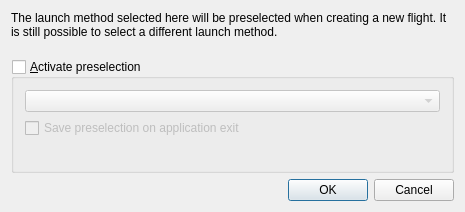
<?xml version="1.0" encoding="UTF-8"?>
<ui version="4.0">
 <class>LaunchMethodSelectionWindowClass</class>
 <widget class="QDialog" name="LaunchMethodSelectionWindowClass">
  <property name="geometry">
   <rect>
    <x>0</x>
    <y>0</y>
    <width>465</width>
    <height>212</height>
   </rect>
  </property>
  <property name="windowTitle">
   <string>Launch method preselection</string>
  </property>
  <layout class="QVBoxLayout" name="verticalLayout_2">
   <item>
    <widget class="QLabel" name="descriptionLabel">
     <property name="text">
      <string>The launch method selected here will be preselected when creating a new flight. It is still possible to select a different launch method.
</string>
     </property>
     <property name="wordWrap">
      <bool>true</bool>
     </property>
    </widget>
   </item>
   <item>
    <widget class="QGroupBox" name="preselectionCheckbox">
     <property name="title">
      <string>&amp;Activate preselection</string>
     </property>
     <property name="checkable">
      <bool>true</bool>
     </property>
     <property name="checked">
      <bool>false</bool>
     </property>
     <layout class="QVBoxLayout" name="verticalLayout">
      <item>
       <widget class="SkComboBox" name="launchMethodInput"/>
      </item>
      <item>
       <widget class="QCheckBox" name="loadPreselectionCheckbox">
        <property name="text">
         <string>Save preselection on application exit</string>
        </property>
       </widget>
      </item>
      <item>
       <spacer name="verticalSpacer">
        <property name="orientation">
         <enum>Qt::Vertical</enum>
        </property>
        <property name="sizeHint" stdset="0">
         <size>
          <width>20</width>
          <height>40</height>
         </size>
        </property>
       </spacer>
      </item>
     </layout>
    </widget>
   </item>
   <item>
    <widget class="QDialogButtonBox" name="buttonBox">
     <property name="standardButtons">
      <set>QDialogButtonBox::Cancel|QDialogButtonBox::Ok</set>
     </property>
    </widget>
   </item>
  </layout>
 </widget>
 <layoutdefault spacing="6" margin="11"/>
 <customwidgets>
  <customwidget>
   <class>SkComboBox</class>
   <extends>QComboBox</extends>
   <header>src/gui/widgets/SkComboBox.h</header>
  </customwidget>
 </customwidgets>
 <tabstops>
  <tabstop>preselectionCheckbox</tabstop>
  <tabstop>launchMethodInput</tabstop>
  <tabstop>buttonBox</tabstop>
 </tabstops>
 <resources/>
 <connections>
  <connection>
   <sender>buttonBox</sender>
   <signal>accepted()</signal>
   <receiver>LaunchMethodSelectionWindowClass</receiver>
   <slot>accept()</slot>
   <hints>
    <hint type="sourcelabel">
     <x>239</x>
     <y>213</y>
    </hint>
    <hint type="destinationlabel">
     <x>185</x>
     <y>197</y>
    </hint>
   </hints>
  </connection>
  <connection>
   <sender>buttonBox</sender>
   <signal>rejected()</signal>
   <receiver>LaunchMethodSelectionWindowClass</receiver>
   <slot>reject()</slot>
   <hints>
    <hint type="sourcelabel">
     <x>352</x>
     <y>214</y>
    </hint>
    <hint type="destinationlabel">
     <x>303</x>
     <y>196</y>
    </hint>
   </hints>
  </connection>
 </connections>
</ui>
